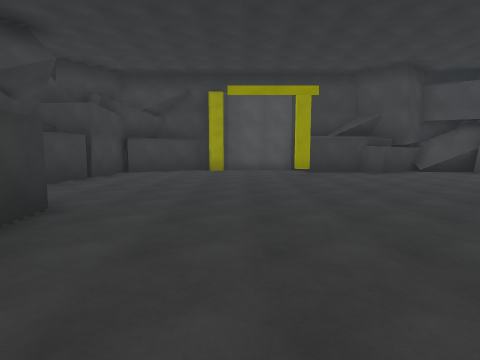
View 1 (above)

12 first-person views from a walk through a Unity game level. The camera is 1.5 m above the floor, tilts 6° down and sees 80° across. The floor is counted in squares, 2 m on a side. Each view is taken from the middle of a square. On the plan, view 1 faces up. The plan holds only what a view shows up to about 10 squares ahead; the rest is blank. The place goes on beyond the plan. The player is left out. Surface patterns are stand-ins for the level's own textures.

View 2
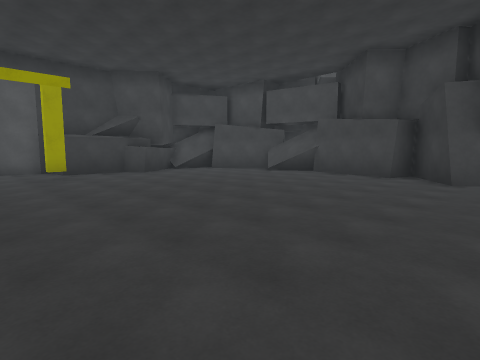

View 3
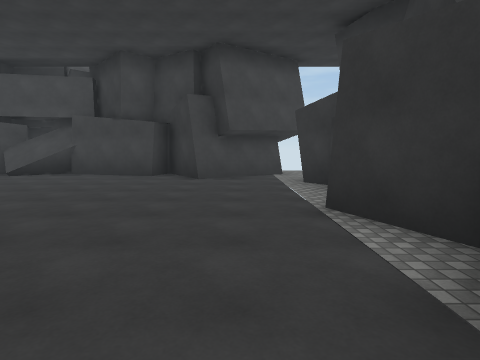

View 4
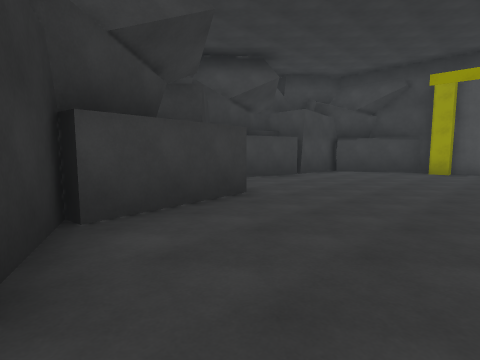

View 5
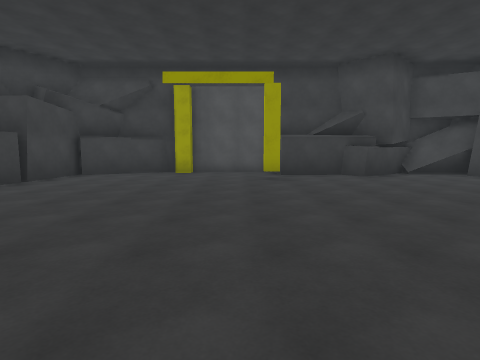

View 6
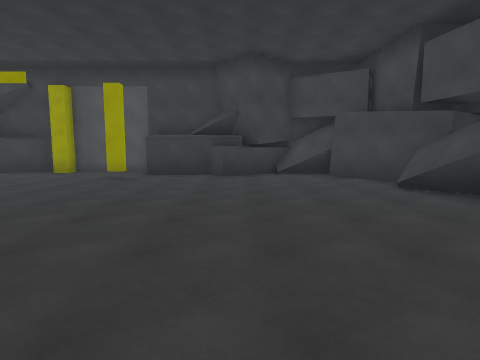

View 7
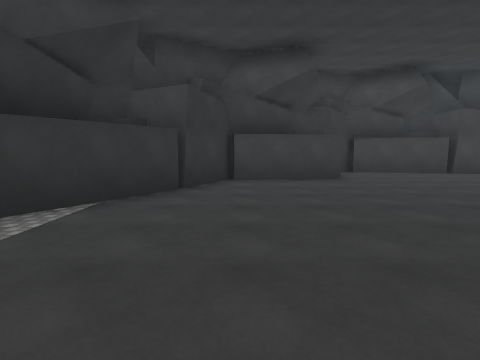

View 8
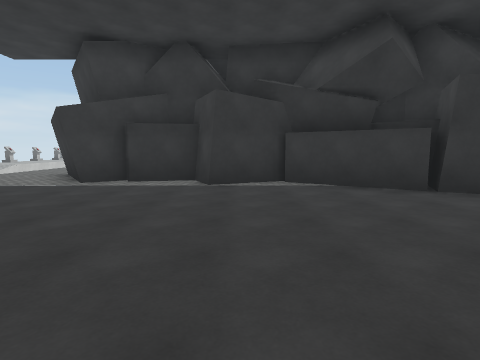

View 9
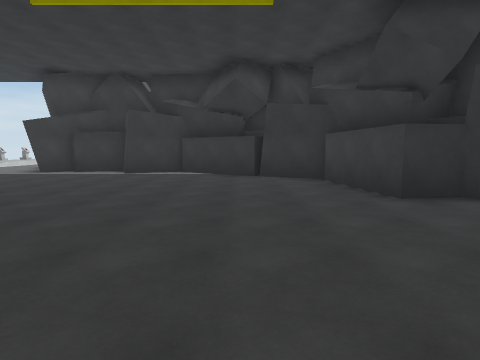

View 10
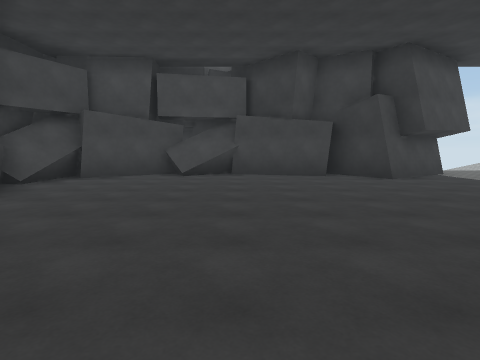

View 11
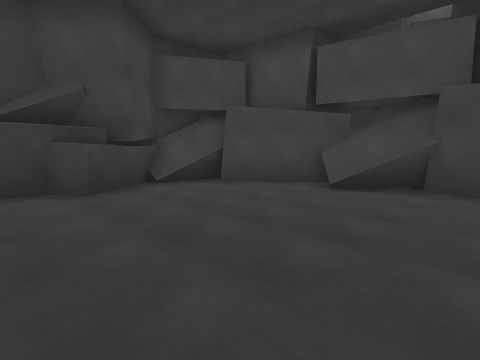

View 12
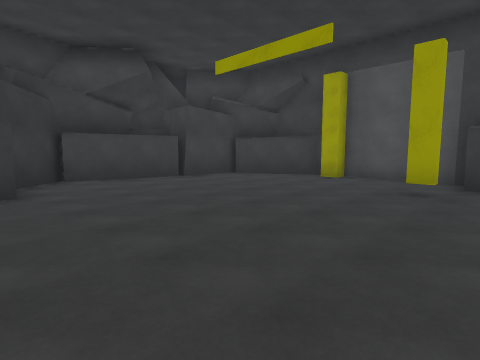

### Floor plan
Points are (right, up) in squares from view 1. A wall is a line through its corners. A room is listed if a view was taken in it or the views show most of it. See-through windows are left out.
Room 1 (views 1, 2, 3, 4, 5, 6, 7, 8, 9, 10, 11, 12)
walls: (-0.4, -0.2) (2, -1.7); (2.1, 10.8) (-0.6, 10.8); (-0.6, 10.4) (-1.1, 10.4); (-2.5, 0.8) (-0.6, -0.1) (-1.1, -1); (-4, 7.6) (-4.6, 4.8); (-1.4, 10.8) (-3.8, 9.5); (-5, 4.9) (-3.5, 3.5) (-2.5, 3.6) (-2.1, 0.9); (1.8, -2) (3.6, -1.1) (4.1, -2.1) (5.7, -1.8); (6.5, 10.4) (4.5, 9) (4.1, 9.6) (2.2, 9.5); (9.3, 4.3) (10, 4.9); (9.3, 6.8) (7.7, 9.1); (9.6, 4.8) (9.2, 6.9); (-3.9, 9.9) (-4, 7.8) (-4.5, 7.8); (8.2, -0.1) (7.4, 1.1) (9.1, 2.2) (8.2, 2.5) (8.9, 5.2); (5.7, -2.2) (6.7, -1.4); (8.8, 9.5) (7.1, 10.4); (8.1, 10.8) (6, 10.8)
ways out: opening at (7, -1)

Positions as (right, up) in squares from view 1, and headings:
1: (0, 0), facing up
2: (0, 0), facing up-right
3: (0, 0), facing right
4: (1, 0), facing up-left
5: (1, 1), facing up
6: (5, 1), facing up
7: (5, 1), facing left
8: (3, 5), facing down
9: (0, 8), facing down
10: (0, 5), facing right
11: (3, 4), facing up-right
12: (3, 3), facing up-left
